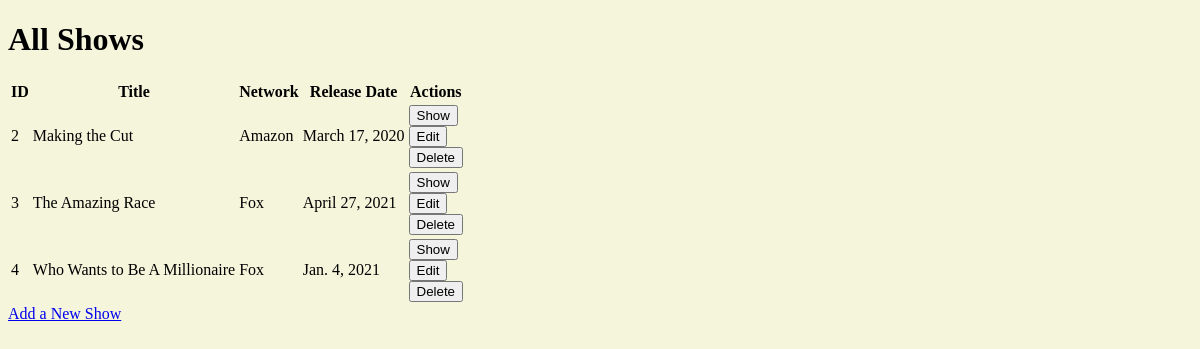
The app's page /shows, older data.
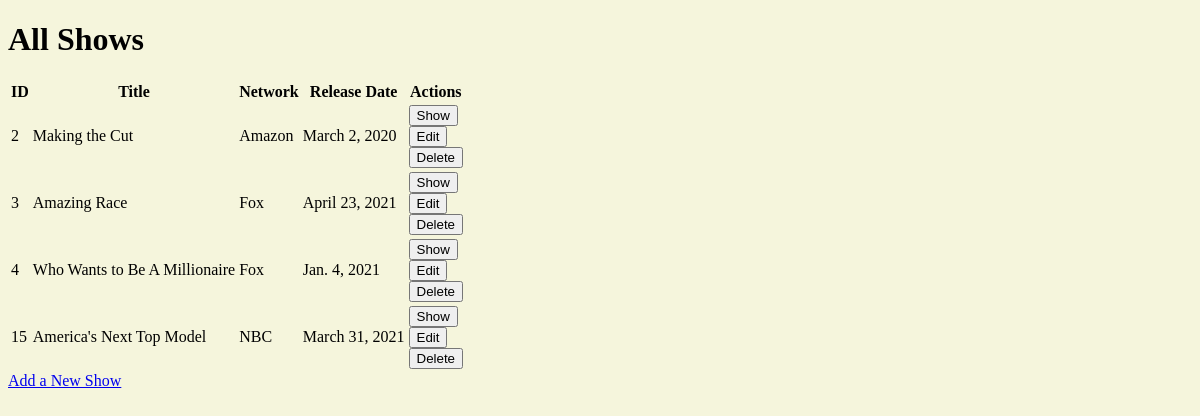
The same page, newer data.
### semi_restful_tv_shows_app/models.py (models this page shows, shortened)
class Shows(models.Model):
    title = models.CharField(max_length=255)
    network = models.CharField(max_length=255)
    release_date = models.DateField()
    description = models.TextField()
    created_at = models.DateTimeField(auto_now_add=True)
    updated_at = models.DateTimeField(auto_now=True)
    objects = ShowsManager()

### semi_restful_tv_shows_app/views.py (the view)
# urls.py: path('', views.index), #GET request redirecting to shows route
def shows(request): #GET REQUEST
    context = {
    "all_the_shows": Shows.objects.all(),
    }
    return render(request, "shows.html", context)

### semi_restful_tv_shows_app/templates/shows.html (shortened to what this page needs)
<!DOCTYPE html>
<html lang="en-US">
<head>
    {% load static %}
    <link rel="stylesheet" href="{% static 'style.css' %}">
</head>
<body>
    <div id="wrapper">
        <div>
            <h1>All Shows</h1>
            <table>
                <thead>
                    <tr>
                        <th>ID</th>
                        <th>Title</th>
                        <th>Network</th>
                        <th>Release Date</th>
                        <th>Actions</th>
                    </tr>
                </thead>
                <tbody>
                        {% for show in all_the_shows %}
                    <tr>
                        <td>{{show.id}}</td>
                        <td>{{show.title}}</td>
                        <td>{{show.network}}</td>
                        <td>{{show.release_date}}</td>
                        <td>
                            <form action="/shows/{{show.id}}" method="POST">
                                <button type="submit">Show</button>
                            </form>
                            <form action="/shows/{{show.id}}/edit" method="POST">
                                <button type="submit">Edit</button>
                            </form>
                            <form action="/shows/{{show.id}}/destroy" method="POST">
                                <button type="submit">Delete</button>
                            </form>
                        </td>
                    </tr>
                        {% endfor %}
                </tbody>
            </table>
        </div>
        <div>
            <a href="/shows/new_show">Add a New Show</a>
        </div>
    </div>
</body>
</html>

### semi_restful_tv_shows_app/static/style.css (style rules this page uses)
body { background-color: beige; }

Row changes from the older to the newer data that the page shows:
changed Shows "Making the Cut": release_date "March 17, 2020" → "March 2, 2020"
changed Shows id 3: title "The Amazing Race" → "Amazing Race"; release_date "April 27, 2021" → "April 23, 2021"
added Shows: id "15", title "America's Next Top Model", network "NBC", release_date "March 31, 2021"
